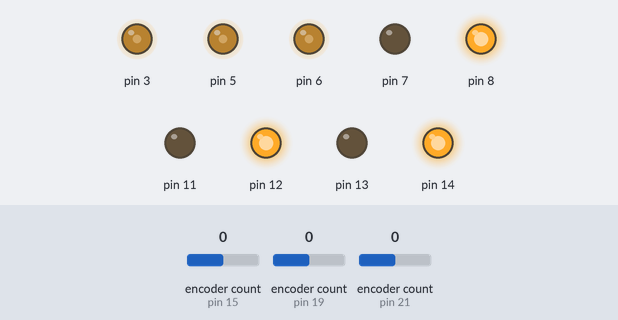
Recording of a sketch running on a simulated Arduino Uno, built with avr-gcc and run on an emulated ATmega328P. Parts: output pins drawn as LEDs (lit = HIGH). The test bench sets the inputs (shaded band); at power-on: encoder count (sensors on pin 15, pin 19, pin 21) 0. What the sketch prints to the serial monitor is not drawn.

Above: at 7.1 s.
At 13.05 s:
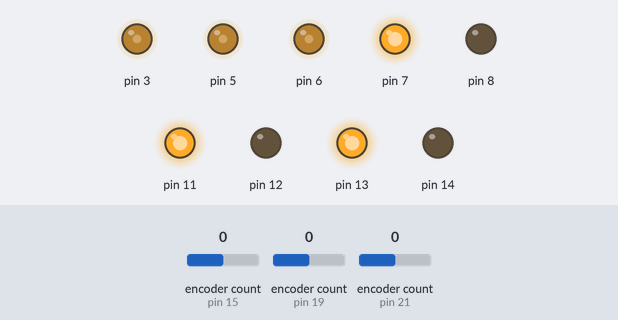
Timing chart, 0 to 14.0 s (numbered marks = the images above):
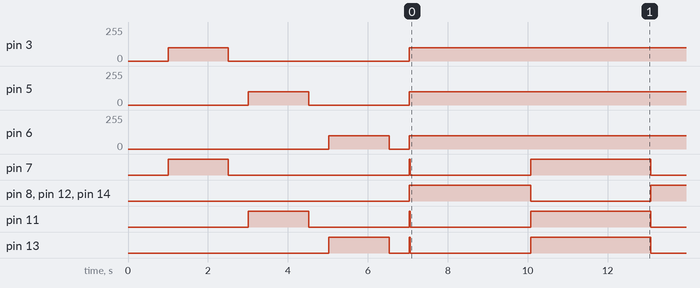

The sketch:

SpinDemo.ino
```cpp
#include "PoluloMotor.h"
#include <Encoder.h>

#define MOVE_PERIOD 3000

PoluloMotor * m1;
PoluloMotor * m2;
PoluloMotor * m3;

float spinvel = 10;
float kp = 10;
float ki = 50;
float kd = .5;


char state;
long lastUpdate;
int counter = 0;
void * pointer;

bool autoTune1Completed = 1;


int m1en = 3;
int m2en = 4;
int m3en = 5;
int m4en = 6;

int m1i1 = 7;
int m1i2 = 8;
int m2i1 = 9;
int m2i2 = 10;
int m3i1 = 11;
int m3i2 = 12;
int m4i1 = 13;
int m4i2 = 14;

int m1enc1 = 15;
int m1enc2 = 16;
int m2enc1 = 17;
int m2enc2 = 18;
int m3enc1 = 19;
int m3enc2 = 20;
int m4enc1 = 21;
int m4enc2 = 22;


void setup() {
  Serial.begin(9600);


  m1 = new PoluloMotor(m1enc1, m1enc2, m1en, m1i1, m1i2, 51.45f);
  m2 = new PoluloMotor(m3enc1, m3enc2, m3en, m3i1, m3i2, 51.45f);
  m3 = new PoluloMotor(m4enc1, m4enc2, m4en, m4i1, m4i2, 51.45f);

  state = 's';
  lastUpdate = millis();

//   m1->setTargetVel(4);
  delay(1000);

  m1->autoTune();
  m2->autoTune();
  m3->autoTune();
}

void setVels(float v1, float v2, float v3){
  m1->setTargetVel(v1);
  m2->setTargetVel(v2);
  m3->setTargetVel(v3);

}

void loop() {
//  if (!autoTune1Completed)
//    autoTune1Completed = m1->autoTune();
//
//  else {
////    m1->setTargetVel(4);
////    m1->printTunedKs();
//  }
  m1->pid();
  m2->pid();
  m3->pid();

  if (millis() - lastUpdate > MOVE_PERIOD){
    switch (state){
      case 's':
        state = 'h';
        break;
      case 'h':
        state = 's';
        break;
    }
    lastUpdate = millis();
  }

  switch(state) {
      case 's':
        setVels(spinvel, spinvel, spinvel);
        break;
      case 'h':
        setVels(-spinvel, -spinvel, -spinvel);
        break;
  }


  delay(20);
}
```

PoluloEncoder.cpp
```cpp
#include "PoluloEncoder.h"

PoluloEncoder::PoluloEncoder(int pin1, int pin2, float ratio) : encoder(pin1, pin2)
{
  timeLastRead = millis();
  ticsLastRead = 0l;
  averageVel = 0;
  encoder.write(0);
  ticks_milli_2_turns_sec = 1000.0f / (TICS_PER_AXIX_TURN * ratio);
}

float PoluloEncoder::getVel()
{
  long newPos, newTime;
  newPos = encoder.read();
  newTime = millis();

  long posDiff = newPos - ticsLastRead;

  long timeDiff = newTime-timeLastRead;

  if (timeDiff > 0 && abs(posDiff)<100000){
    averageVel = ((float)posDiff)/(timeDiff) * ticks_milli_2_turns_sec;
    //encoder.write(0);
  }


  //Serial.println(averageVel);
  //Serial.println();

  timeLastRead = newTime;
  ticsLastRead = newPos;

  return averageVel;
}
```

PoluloEncoder.h
```cpp
#ifndef PoluloEncoder_h
#define PoluloEncoder_h

#include "Arduino.h"
#include <Encoder.h>

class PoluloEncoder {
  public:
    PoluloEncoder(int pin1, int pin2, float ratio);
    float getVel();
  private:
    Encoder encoder;
    long timeLastRead;
    long ticsLastRead;
    float averageVel;
    float alpha = .9;
    float ticks_milli_2_turns_sec;
    float TICS_PER_AXIX_TURN = 12;
};

#endif
```

PoluloMotor.cpp
```cpp
#include "PoluloMotor.h"


//Specify the links and initial tuning parameters

PoluloMotor::PoluloMotor(int encoderPin1, int encoderPin2, int enablePin, int dirPin1, int dirPin2, float ratio)
	: encoder(encoderPin1, encoderPin2, ratio)
//	, pidTuner(&Input, &Output)
{
	this->enablePin = enablePin;
	this->dirPin1 = dirPin1;
	this->dirPin2 = dirPin2;

	targetVel = 0;
  Output = 0;
  Input = encoder.getVel();
//
//  pidTuner.SetOutputStep(50);
//  pidTuner.SetControlType(1);
//  pidTuner.SetNoiseBand(1);

	pinMode(enablePin, OUTPUT);
	pinMode(dirPin1, OUTPUT);
	pinMode(dirPin2, OUTPUT);

	digitalWrite(enablePin, LOW);
	digitalWrite(dirPin1, LOW);
	digitalWrite(dirPin2, LOW);
}

void PoluloMotor::printTunedKs(){
//  Serial.println("Constants");
//  Serial.println(pidTuner.GetKp());
//  Serial.println(pidTuner.GetKi());
//  Serial.println(pidTuner.GetKd());
}

bool PoluloMotor::autoTune()
{
  digitalWrite(dirPin1, HIGH);
  digitalWrite(dirPin2, LOW);
  analogWrite(enablePin, 100);

  delay (500);

  long startTime = millis();
  // Discard one read
  encoder.getVel();
  float avgVel = encoder.getVel();
  while (millis() - startTime < 1000){
    avgVel = .5 * encoder.getVel() + .5 * avgVel;
    delay(20);
  }

  ffModelVel = avgVel;
  Serial.println(ffModelVel);

  analogWrite(enablePin, 0);
  digitalWrite(dirPin1, LOW);
  digitalWrite(dirPin2, LOW);
  delay(500);
  return true;
}

void PoluloMotor::setTargetVel(float vel)
{
	targetVel = vel;
}

int sign(float num){
	if (num > 0)
		return 1;
	else if (num < 0)
		return -1;
	else
		return 0;
}

void PoluloMotor::pid()
{
  Input = encoder.getVel();

  // Linear feedforward model - max power / max vel
  float ff = targetVel * (100.0f/ffModelVel) ;

  float ctrlSignal = ff + Output;
  // Direction setting
  if (targetVel == 0){
    digitalWrite(dirPin1, HIGH);
    digitalWrite(dirPin2, HIGH);
  } else if (ctrlSignal < 0){
    digitalWrite(dirPin1, LOW);
    digitalWrite(dirPin2, HIGH);
  } else if (ctrlSignal > 0) {
    digitalWrite(dirPin1, HIGH);
    digitalWrite(dirPin2, LOW);
  }
//  Serial.println("Control variables");
//  Serial.println(Input);
//  Serial.println(targetVel);
//  Serial.println(Output);
//  Serial.println(ff);

  analogWrite(enablePin, min(abs(ctrlSignal), maxPWM));
}
```

PoluloMotor.h
```cpp
#ifndef PoluloMotor_h
#define PoluloMotor_h

#include "Arduino.h"
#include "PoluloEncoder.h"

class PoluloMotor {
  public:
    PoluloMotor(int encoderPin1, int encoderPin2, int enablePin, int dirPin1, int dirPin2, float ratio);
    void setTargetVel(float targetVel);
    void pid();
    float getVel() {return encoder.getVel();}
    void setkP(float kp) { this->kp =  kp;}
    void setkI(float ki) { this->ki = ki;}
    void setkD(float kd) { this->kd = kd;}
    bool autoTune();
    void printTunedKs();
  private:
    PoluloEncoder encoder;

//    double kp = 8.36;
//    double ki = 0.67;
//    double kd = 26.14;

    double kp = 10;
    double ki = 2;
    double kd = 0.0;

    int maxPWM = 100;

    //Define Variables we'll be connecting to
    double Input, Output, targetVel;

    int enablePin;
    int dirPin1;
    int dirPin2;
    float ffModelVel;

};

#endif
```

Measured:
- by itself, pin 3: 100/255 → 0/255 at 2.5 s, → 100/255 4.5 s later
- by itself, pin 5: 100/255 → 0/255 at 4.5 s, → 100/255 2.5 s later
- by itself, pin 6: 100/255 → 0/255 at 6.5 s, → 100/255 0.50 s later
- by itself, pin 7: goes LOW 4.5 s, HIGH 0.02 s, 5 × (LOW 3.0 s, HIGH 3.0 s), then LOW
- by itself, pin 8, pin 12, pin 14: alternates HIGH for 3.0 s and LOW for 3.0 s
- by itself, pin 11: goes LOW 2.5 s, HIGH 0.02 s, 5 × (LOW 3.0 s, HIGH 3.0 s), then LOW
- by itself, pin 13: goes LOW 0.50 s, HIGH 0.02 s, 5 × (LOW 3.0 s, HIGH 3.0 s), then LOW
